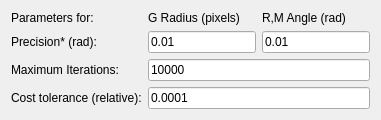
              <widget class="QWidget" name="tab_13">
               <attribute name="title">
                <string>Parameters for Quadratic Search</string>
               </attribute>
               <layout class="QGridLayout" name="gridLayout_8">
                <item row="0" column="0">
                 <widget class="QLabel" name="label_62">
                  <property name="text">
                   <string>Parameters for:</string>
                  </property>
                 </widget>
                </item>
                <item row="0" column="1">
                 <widget class="QLabel" name="label_55">
                  <property name="text">
                   <string>G Radius (pixels)</string>
                  </property>
                 </widget>
                </item>
                <item row="0" column="2">
                 <widget class="QLabel" name="label_56">
                  <property name="text">
                   <string>R,M Angle (rad)</string>
                  </property>
                 </widget>
                </item>
                <item row="1" column="0">
                 <widget class="QLabel" name="label_15">
                  <property name="text">
                   <string>Precision* (rad):</string>
                  </property>
                 </widget>
                </item>
                <item row="1" column="1">
                 <widget class="QLineEdit" name="precision_quad_pix">
                  <property name="text">
                   <string>0.01</string>
                  </property>
                 </widget>
                </item>
                <item row="1" column="2">
                 <widget class="QLineEdit" name="precision_quad_rad">
                  <property name="text">
                   <string>0.01</string>
                  </property>
                 </widget>
                </item>
                <item row="2" column="0">
                 <widget class="QLabel" name="label_16">
                  <property name="text">
                   <string>Maximum Iterations:</string>
                  </property>
                 </widget>
                </item>
                <item row="2" column="1" colspan="2">
                 <widget class="QLineEdit" name="max_it_quad">
                  <property name="text">
                   <string>10000</string>
                  </property>
                 </widget>
                </item>
                <item row="3" column="0">
                 <widget class="QLabel" name="label_21">
                  <property name="text">
                   <string>Cost tolerance (relative):</string>
                  </property>
                 </widget>
                </item>
                <item row="3" column="1" colspan="2">
                 <widget class="QLineEdit" name="cost_tolerance_quad">
                  <property name="text">
                   <string>0.0001</string>
                  </property>
                 </widget>
                </item>
               </layout>
              </widget>
